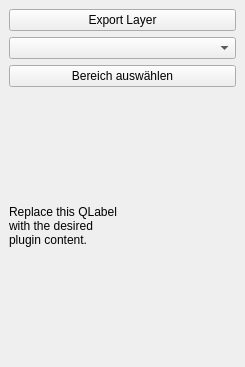
<?xml version="1.0" encoding="UTF-8"?>
<ui version="4.0">
 <class>SnipperDockWidgetBase</class>
 <widget class="QDockWidget" name="SnipperDockWidgetBase">
  <property name="geometry">
   <rect>
    <x>0</x>
    <y>0</y>
    <width>245</width>
    <height>367</height>
   </rect>
  </property>
  <property name="windowTitle">
   <string>Snipper</string>
  </property>
  <widget class="QWidget" name="dockWidgetContents">
   <layout class="QVBoxLayout" name="verticalLayout">
    <item>
     <widget class="QPushButton" name="exportButton">
      <property name="text">
       <string>Export Layer</string>
      </property>
     </widget>
    </item>
    <item>
     <widget class="QComboBox" name="layerComboBox"/>
    </item>
    <item>
     <widget class="QPushButton" name="areaSelectButton">
      <property name="text">
       <string>Bereich auswählen</string>
      </property>
     </widget>
    </item>
    <item>
     <widget class="QLabel" name="label">
      <property name="text">
       <string>Replace this QLabel
with the desired
plugin content.</string>
      </property>
     </widget>
    </item>
   </layout>
  </widget>
 </widget>
 <tabstops>
  <tabstop>exportButton</tabstop>
 </tabstops>
 <resources/>
 <connections/>
</ui>
